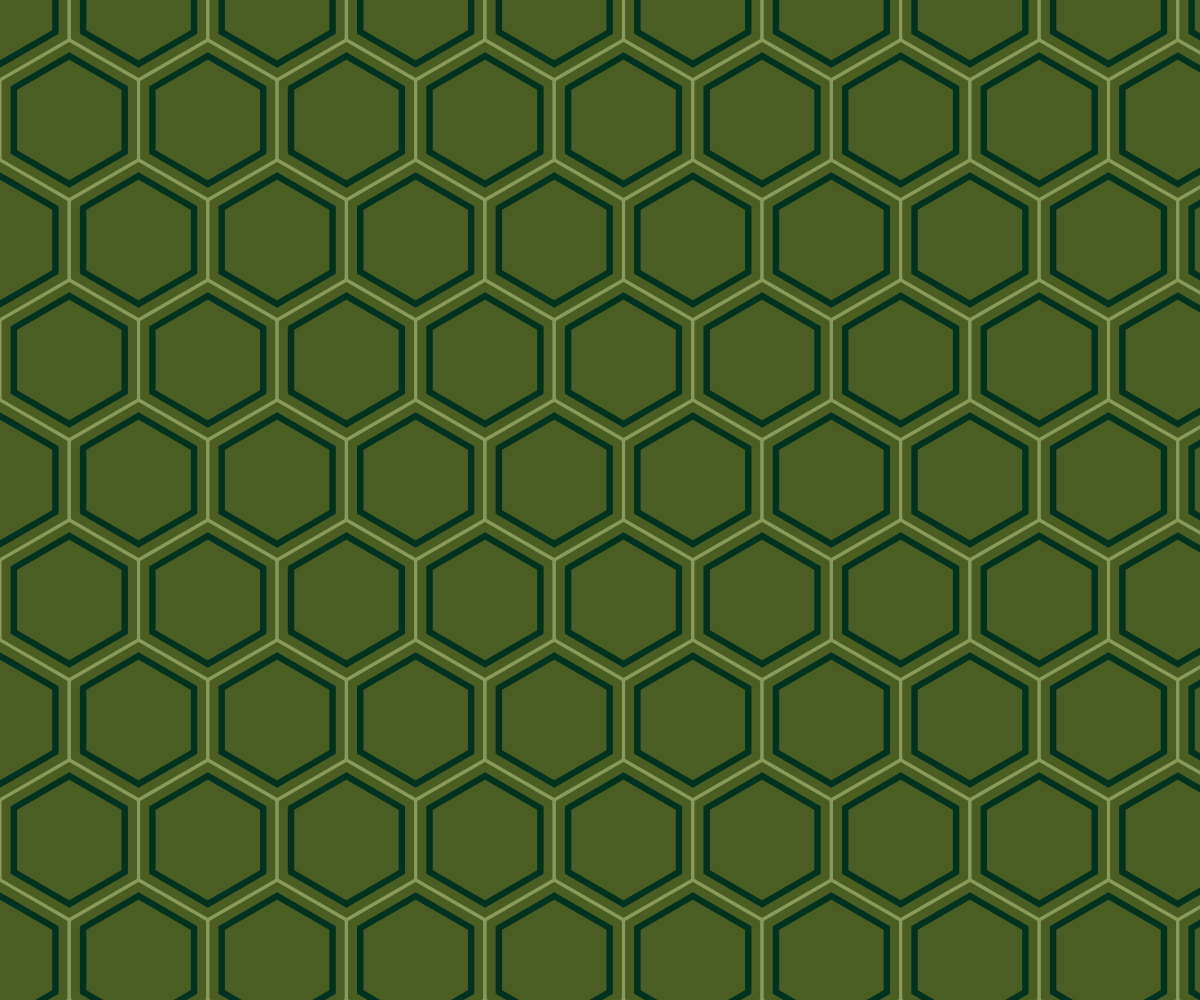
Frame 1 (no input)
Frame 2 (the mouse pressed at the canvas centre, redrawn once): identical to frame 1, image omitted

The p5.js sketch that drew this single still picture (run headless with seeded random() and noise() and a simulated clock; the mouse was pressed at the canvas centre and the sketch redrawn once):

// p5.js sketch
// ── sketch.js
"use strict"

const GREEN_A = "#4A5D23";
const GREEN_B = "#8A9A5B";
const GREEN_C = "#013220";

function setup(){
	createCanvas(windowWidth, windowHeight);
	angleMode(DEGREES);
	textAlign(CENTER, CENTER); textSize(14);
	noLoop();
	noSmooth();
	strokeCap(ROUND);
}

function draw(){
	background(33);
	noStroke();

	const len = 80;
	const pX = sqrt(len**2*2 - 2*len*len*cos(120));
	const pY = len + len * cos(60);
	const rows = floor(height / pY) + 1;
	const cols = floor(width / pX) + 2;
	for(let r=0; r<rows; r++){
		for(let c=0; c<cols; c++){
			const x = (r%2==0) ? c*pX:c*pX+pX/2;
			const y = r * pY;
			drawKikko(x, y, len);
		}
	}
}

function drawKikko(x, y, len){
	drawHexagon(x, y, len, GREEN_A, GREEN_B, len*0.04);
	drawHexagon(x, y, len*0.8, GREEN_A, GREEN_C, len*0.08);
}

function drawHexagon(x, y, len, cMain, cSub, weight){

	fill(cMain);
	if(cSub==null){
		noStroke();
	}else{
		stroke(cSub); strokeWeight(weight);
	}

	const o = 360 / 6;
	push();
	translate(x, y);
	beginShape();
	for(let i=0; i<=6; i++){
		const d = o * i + o/2;
		const x = len * cos(d);
		const y = len * sin(d);
		vertex(x, y);
	}
	endShape();
	pop();
}
